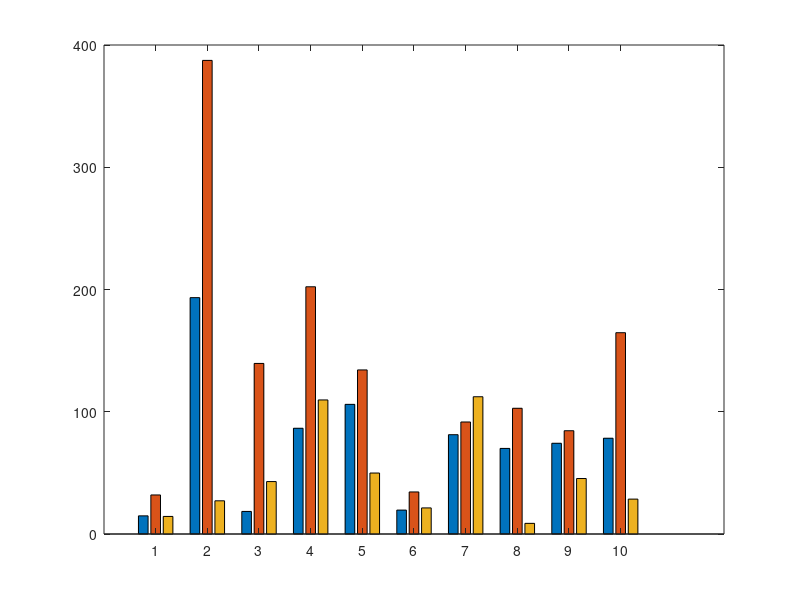

Reproduce this figure in MATLAB. (Note: this script raises an error after producing the figure.)
close all

error_formula_I = [14.8545
193.3552
18.4718
86.5
106.051
19.5642
81.2424
70.0097
74.2274
78.3447
]';

error_formula_M = [-116.4211
22.2681
56.9607
88.0045
-29.6473
-49.4214
-27.3271
11.9046
-24.8753
45.9408
]';

error_101_I = [31.9405
387.4124
139.5279
202.2413
134.2182
34.4036
91.6276
102.8524
84.4833
164.6721
]';

error_101_M = [-124.9341
-67.0156
-32.1198
-1.7456
-39.2877
-58.7318
-36.5117
-44.6543
-34.3883
-43.5362
]';


error_SSM_I = [14.37509681
27.1619748
-42.89299742
109.6612576
-49.87779421
-21.34447295
-112.283103
-8.71077594
45.3903786
-28.54049773
]';

error_SSM_M = [18.9513454
80.8113488
35.8231474
101.3079722
14.9605427
-14.8311201
84.147091
99.2757188
53.1106403
39.3827304
]';

figure
% Cambia il colore della terza barra a verde
h = bar([abs(error_formula_I); abs(error_101_I); abs(error_SSM_I)]');
h(3).FaceColor = [0 0.7 0]; % verde
grid on
xlabel('patient')
ylabel('error')
title('error in delta glycemia with just insulin')
legend('prior','model 101','SSM')


figure
% Cambia il colore della terza barra a verde
h = bar([abs(error_formula_M); abs(error_101_M); abs(error_SSM_M)]');
h(3).FaceColor = [0 0.7 0]; % verde
grid on
xlabel('patient')
ylabel('error')
title('error in delta glycemia with just meal')
legend('prior','model 101','SSM')


%%

FIT_train = [57.65576935
32.08636475
53.31986618
24.97754669
64.0181427
61.43546677
66.92127228
64.61468506
55.32841492
42.70842743
]';

FIT_test = [56.76078796
43.73545074
51.67752457
29.21724319
55.06151962
65.96082306
66.30969238
66.03881073
67.43339539
63.52604675
]';

figure
h = bar([FIT_train; FIT_test]');

h(1).FaceColor = [0.3 0.8 0]; % verde
h(2).FaceColor = [0.2 0.4 0.2]; % verde
ylim([0 100])
grid on
xlabel('patient')
ylabel('FIT')
title('FIT')
legend('SSM train', 'SSM test')
